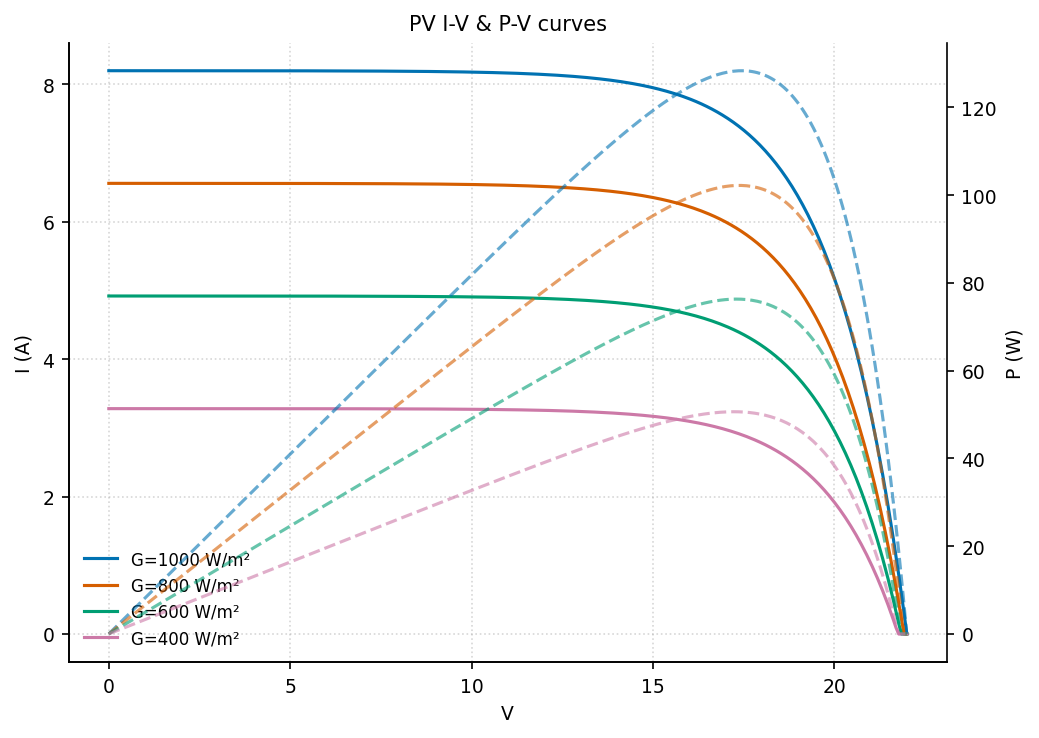

Reproduce this figure in Python.
"""iv_curve: 光伏组件 I-V 与 P-V 特性（多辐照度）."""
import sys, os; sys.path.insert(0, os.path.join(os.path.dirname(os.path.abspath(__file__)), '..', '..', '_utils', 'python'))
import numpy as np
import matplotlib.pyplot as plt
from theme import apply_theme
from palette import cycle

def make_figure(title='PV I-V & P-V curves'):
    apply_theme(fig_size=(7, 5))
    V = np.linspace(0, 22, 300)
    fig, ax1 = plt.subplots()
    ax2 = ax1.twinx()
    for i, G in enumerate([1000, 800, 600, 400]):
        Isc = 8.2 * (G/1000)
        Voc = 22 - 0.4 * (1 - G/1000)
        I = Isc * (1 - np.exp((V - Voc)/2))
        I = np.clip(I, 0, Isc)
        P = V * I
        ax1.plot(V, I, color=cycle(i), label=f'G={G} W/m²')
        ax2.plot(V, P, '--', color=cycle(i), alpha=0.6)
    ax1.set_xlabel('V'); ax1.set_ylabel('I (A)'); ax2.set_ylabel('P (W)')
    ax1.set_title(title); ax1.legend(loc='lower left')
    ax2.spines['right'].set_visible(True)
    ax1.grid(True, linestyle=':', alpha=0.5)
    fig.tight_layout()
    return fig

if __name__ == '__main__':
    fig = make_figure(); fig.savefig(__file__.replace('.py', '.png'), dpi=150)
